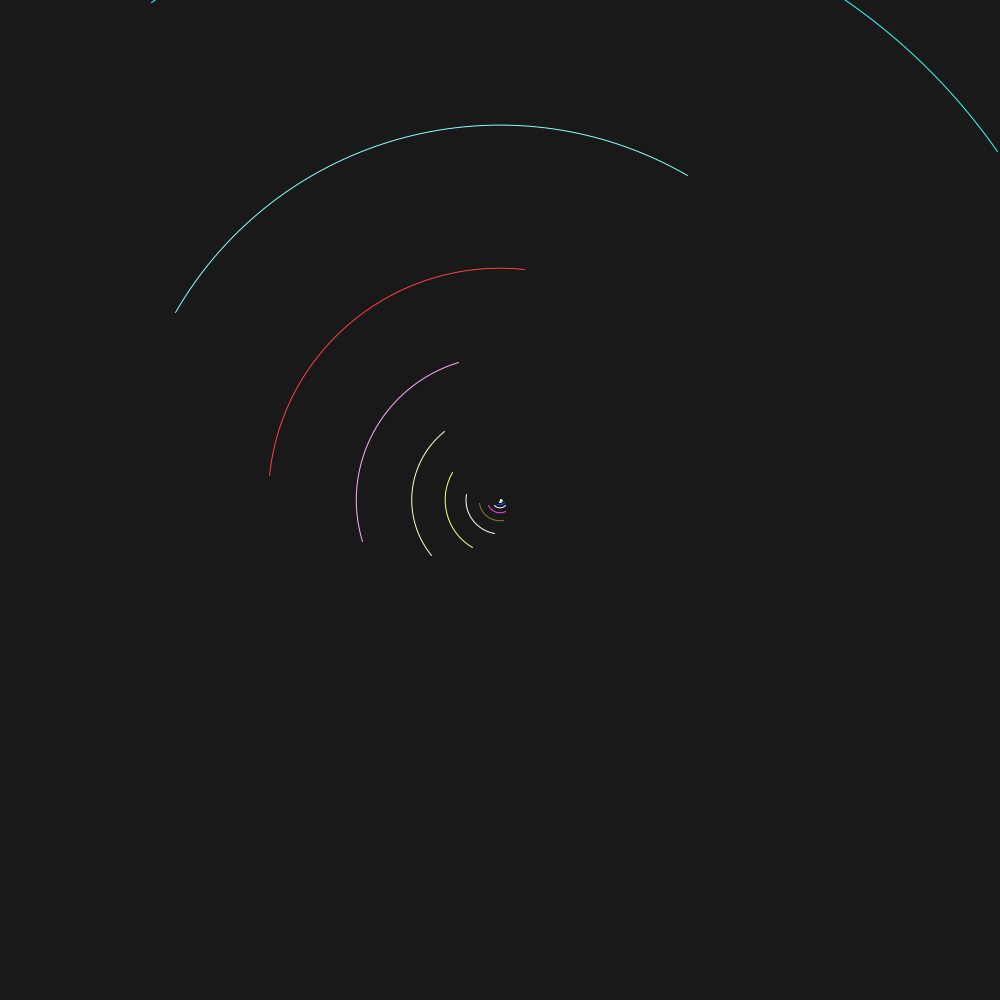
Frame 1 (no input)
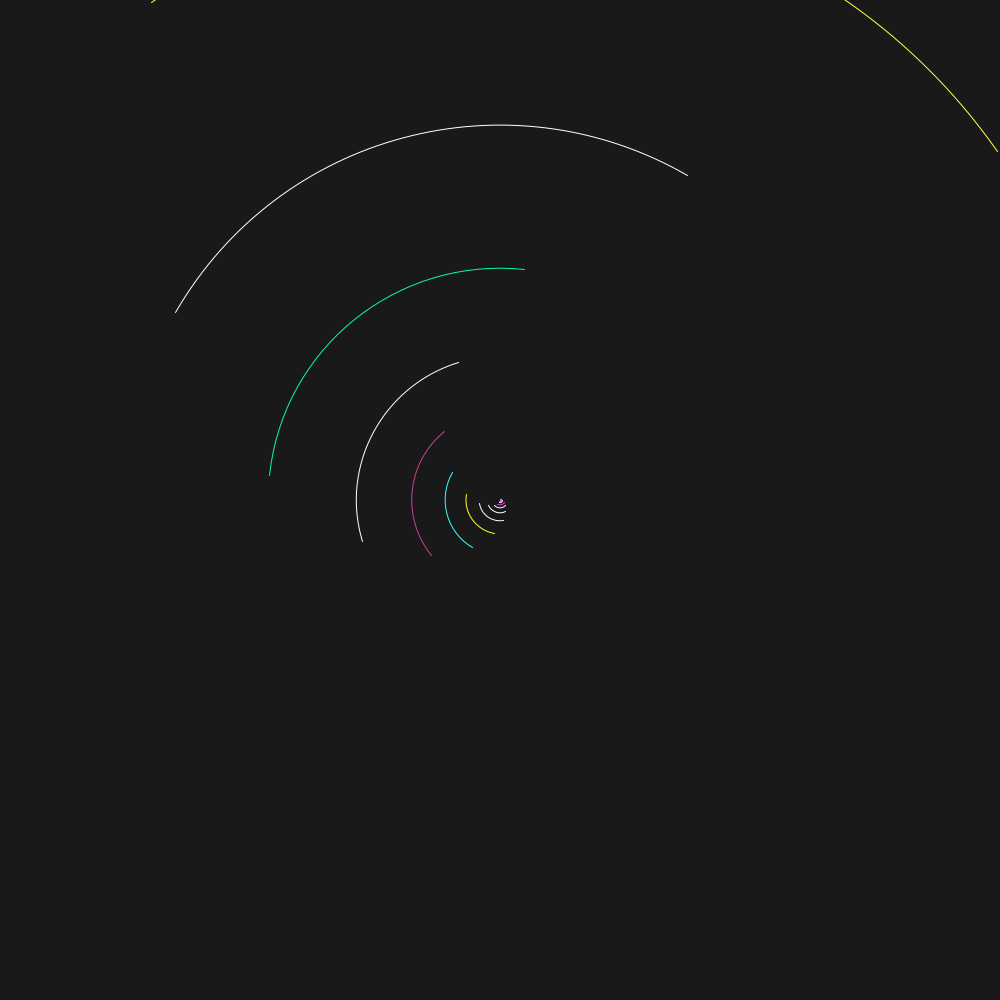
Frame 60 (the mouse pressed at the canvas centre just before this capture)
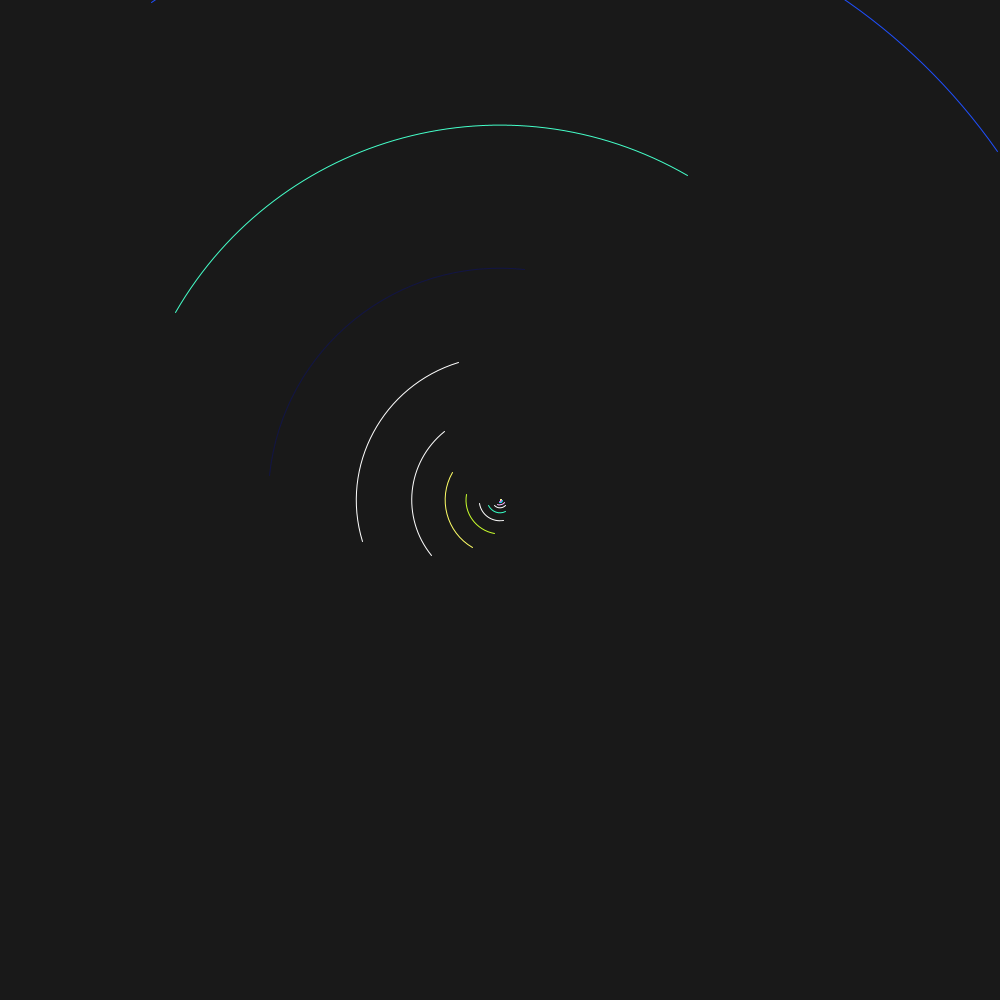
Frame 120 (the mouse held since frame 60 and released just before this capture)

The Processing sketch that drew these frames (run headless with seeded random() and noise(); from frame 60 on, the mouse is pressed at the canvas centre):

// Processing sketch: spiral
// ── spiral.pde
void setup(){
  size(1000, 1000);
  pixelDensity(2);
  frameRate(10);
}

void draw(){
  background(25);
  int n;
  noFill();
  stroke(255);
  int f=0;
  int t=0;
  n = 30;
  int k;
  int q=10;
  int x=0;
  for (int i=0; i<n; i=i+1){
    t=t+i;
    strokeWeight(1);
    f=t;
    x=t;
    k=parseInt(map(f, 0, n, 0, 255));
    stroke(random(map(x, 0, x, 1, 3))*map(noise(x+0.05)*10, 0, noise(x+0.05)*10, 0, 255), random(map(x, 0, x, 1, 3))*map(noise(x+0.1)*10, 0, noise(x+0.1)*10, 0, 255), random(map(x, 0, x, 1, 3))*map(noise(x+0.15)*10, 0, noise(x+0.15)*10, 0, 255));
    //stroke(map(parseFloat(k*parseInt(random(q+random(1, 5)))), 0, k*q-1, 0, 255), map(parseFloat(k*parseInt(random(q+random(1, 5)))), 0, k*q-1, 0, 255), map(parseFloat(k*parseInt(random(q+random(1, 5)))), 0, k*q-1, 0, 255));
    arc(height/2, width/2, fib(i)/100, fib(i)/100, radians(270+f), radians(360+f));
    //line(200, 200, 400, 400);
  }
}
// ── fib.pde
float fib(int p){
  float A = 0;
  float B = 1;
  float T = 0;
  for( int i = 1; i <= p; i++ ){
    T = A + B;
    A = B;
    B = T;
  }
  return T;
}
